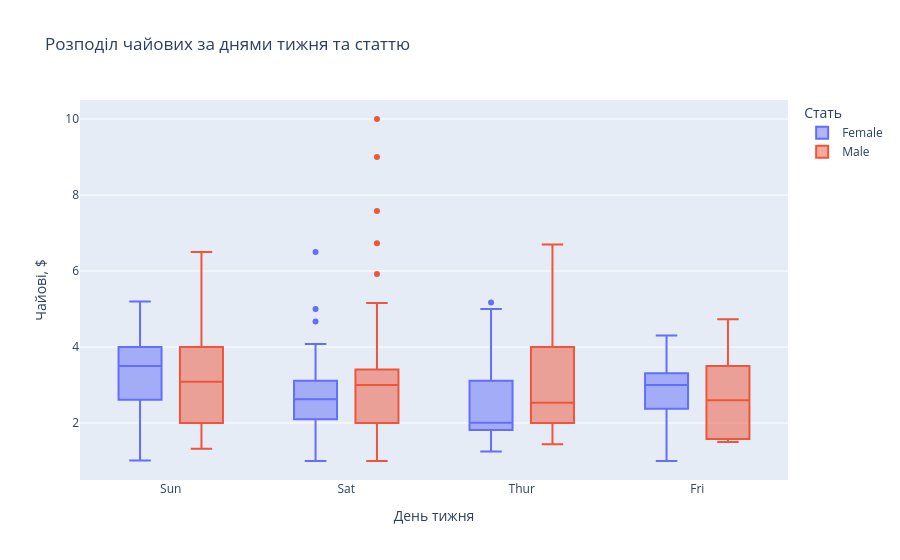

Here is the notebook cell this chart was saved with:
### Markdown cell above
---

**6. Інтерактивний box plot: чайові за днями та статтю**

Створіть інтерактивний box plot для чайових за днями тижня з розбивкою за кольором по статі.

### Code cell
# Створення інтерактивного коробчатого графіка (box plot) для чайових (tip) за днями тижня (day) з кольором за статтю (sex)
fig = px.box(df, x = 'day', y = 'tip', color = 'sex', title = 'Розподіл чайових за днями тижня та статтю',
                labels = {'day': 'День тижня', 'tip': 'Чайові, $', 'sex': 'Стать'})

# Виведення графіка
fig.show()

### Figure 1 — Plotly figure (JSON) as saved in the notebook; plotly's stock layout.template omitted (floating-point values rounded to 4 significant figures; data arrays with more than 128 entries replaced by an {"elided": "..."} marker saying what was removed)
{"data": [{"alignmentgroup": "True", "hovertemplate": "Стать=Female<br>День тижня=%{x}<br>Чайові, $=%{y}<extra></extra>", "legendgroup": "Female", "marker": {"color": "#636efa"}, "name": "Female", "notched": false, "offsetgroup": "Female", "orientation": "v", "showlegend": true, "type": "box", "x": ["Sun", "Sun", "Sun", "Sun", "Sun", "Sun", "Sat", "Sat", "Sat", "Sat", "Sat", "Sat", "Sun", "Sun", "Sat", "Sat", "Sat", "Sat", "Sat", "Sat", "Sat", "Thur", "Thur", "Fri", "Fri", "Fri", "Fri", "Fri", "Sat", "Sat", "Sat", "Sat", "Sat", "Sun", "Sun", "Thur", "Thur", "Thur", "Thur", "Thur", "Thur", "Thur", "Thur", "Thur", "Thur", "Thur", "Thur", "Thur", "Thur", "Thur", "Thur", "Thur", "Thur", "Thur", "Thur", "Thur", "Thur", "Sun", "Sun", "Sun", "Sun", "Sun", "Sat", "Sat", "Sun", "Sun", "Sun", "Thur", "Thur", "Thur", "Thur", "Thur", "Thur", "Thur", "Sat", "Sat", "Sat", "Sat", "Sat", "Fri", "Fri", "Fri", "Fri", "Sat", "Sat", "Sat", "Thur"], "x0": " ", "xaxis": "x", "y": [1.01, 3.61, 5.0, 3.02, 1.67, 3.5, 2.75, 2.23, 3.0, 3.0, 2.45, 3.07, 2.6, 5.2, 1.5, 2.47, 1.0, 3.0, 3.14, 5.0, 2.2, 1.83, 5.17, 1.0, 4.3, 3.25, 2.5, 3.0, 2.5, 3.48, 4.08, 4.0, 1.0, 4.0, 3.5, 1.5, 1.8, 2.92, 1.68, 2.52, 4.2, 2.0, 2.0, 2.83, 1.5, 2.0, 3.25, 1.25, 2.0, 2.0, 2.75, 3.5, 5.0, 2.3, 1.5, 1.36, 1.63, 5.14, 3.75, 2.61, 2.0, 3.0, 1.61, 2.0, 4.0, 3.5, 3.5, 4.19, 5.0, 2.0, 2.01, 2.0, 2.5, 3.23, 2.23, 2.5, 6.5, 1.1, 3.09, 3.48, 3.0, 2.5, 2.0, 2.88, 4.67, 2.0, 3.0], "y0": " ", "yaxis": "y"}, {"alignmentgroup": "True", "hovertemplate": "Стать=Male<br>День тижня=%{x}<br>Чайові, $=%{y}<extra></extra>", "legendgroup": "Male", "marker": {"color": "#EF553B"}, "name": "Male", "notched": false, "offsetgroup": "Male", "orientation": "v", "showlegend": true, "type": "box", "x": {"elided": "157 str values"}, "x0": " ", "xaxis": "x", "y": {"elided": "157 float values"}, "y0": " ", "yaxis": "y"}], "layout": {"boxmode": "group", "legend": {"title": {"text": "Стать"}, "tracegroupgap": 0}, "title": {"text": "Розподіл чайових за днями тижня та статтю"}, "xaxis": {"anchor": "y", "domain": [0, 1], "title": {"text": "День тижня"}}, "yaxis": {"anchor": "x", "domain": [0, 1], "title": {"text": "Чайові, $"}}}}
